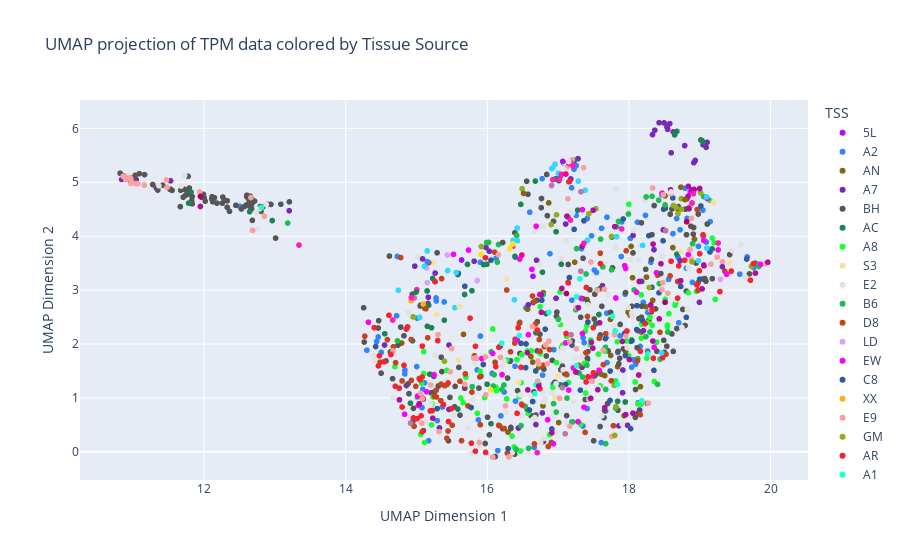

The cell this chart's notebook holds for it:
### Code cell
# Create a unique color map for the 40 classes
unique_classes = umap_df_tpm['TSS'].unique()
custom_color_map = {cls: px.colors.qualitative.Alphabet[i % len(px.colors.qualitative.Alphabet)] 
                    for i, cls in enumerate(unique_classes)}

# Use the viridis palette for categorical data

fig = px.scatter(
    umap_df_tpm,
    x='UMAP1',
    y='UMAP2',
    color='TSS',
    title="UMAP projection of TPM data colored by Tissue Source",
    labels={'UMAP1': 'UMAP Dimension 1', 'UMAP2': 'UMAP Dimension 2'},
    color_discrete_map=custom_color_map
)

fig.show()

### Figure 1 — Plotly figure (JSON) as saved in the notebook; plotly's stock layout.template omitted (floating-point values rounded to 4 significant figures; data arrays with more than 128 entries replaced by an {"elided": "..."} marker saying what was removed)
{"data": [{"hovertemplate": "TSS=5L<br>UMAP Dimension 1=%{x}<br>UMAP Dimension 2=%{y}<extra></extra>", "legendgroup": "5L", "marker": {"color": "#AA0DFE", "symbol": "circle"}, "mode": "markers", "name": "5L", "showlegend": true, "type": "scattergl", "x": [15.64, 16.65], "xaxis": "x", "y": [3.558, 3.257], "yaxis": "y"}, {"hovertemplate": "TSS=A2<br>UMAP Dimension 1=%{x}<br>UMAP Dimension 2=%{y}<extra></extra>", "legendgroup": "A2", "marker": {"color": "#3283FE", "symbol": "circle"}, "mode": "markers", "name": "A2", "showlegend": true, "type": "scattergl", "x": [17.33, 15.0, 17.84, 16.19, 17.68, 18.69, 17.47, 16.39, 19.76, 14.72, 17.26, 17.61, 15.87, 18.98, 17.69, 19.09, 17.41, 15.39, 17.95, 19.57, 18.27, 19.83, 17.26, 17.67, 17.35, 18.56, 17.54, 17.88, 18.07, 16.55, 18.02, 17.37, 16.94, 17.19, 15.28, 14.84, 15.37, 17.69, 17.42, 18.68, 19.15, 18.82, 14.3, 16.66, 15.28, 15.86, 16.33, 16.77, 18.12, 15.11, 17.22, 16.24, 18.2, 18.09, 17.6, 16.93, 18.81, 18.47, 14.46, 17.19, 16.4, 18.23, 17.19, 17.61, 18.9, 18.04, 17.35, 15.09, 18.16, 19.04, 16.15, 18.31, 17.89, 18.62, 16.07, 17.41, 16.12, 16.97, 16.78, 16.89, 18.26, 15.17, 17.51, 14.44, 17.69, 15.29, 19.67, 15.01, 18.72, 15.9, 16.6, 18.79, 15.9, 17.9, 14.84, 14.5, 12.51, 18.7, 15.85, 14.73, 15.08, 18.13], "xaxis": "x", "y": [3.769, 1.582, 1.844, 0.667, 2.135, 3.606, 4.008, 1.589, 3.419, 2.525, 5.31, 4.147, 0.5934, 3.812, 2.572, 3.891, 0.8032, 2.78, 2.925, 3.296, 2.586, 3.456, 4.385, 0.7569, 2.117, 3.199, 3.328, 2.152, 1.706, 2.669, 3.96, 2.026, 1.895, 4.898, 2.854, 1.445, 0.8323, 1.655, 1.714, 4.328, 4.27, 4.33, 1.887, 0.08273, 2.799, 1.52, 1.692, 5.067, 4.261, 1.28, 5.245, 1.11, 2.772, 1.626, 2.171, 1.259, 3.407, 4.766, 2.131, 0.5532, 0.9422, 4.386, 2.814, 0.1717, 3.143, 1.57, 0.4792, 1.162, 1.955, 4.484, 0.02266, 3.516, 3.623, 4.047, 1.456, 4.329, 3.591, 1.274, 1.424, 3.676, 1.869, 0.2066, 3.372, 2.047, 4.352, 0.5794, 3.616, 2.48, 4.119, 2.148, 4.445, 4.888, 3.515, 4.264, 1.514, 1.846, 4.553, 2.394, 1.734, 3.624, 0.8212, 0.9123], "yaxis": "y"}, {"hovertemplate": "TSS=AN<br>UMAP Dimension 1=%{x}<br>UMAP Dimension 2=%{y}<extra></extra>", "legendgroup": "AN", "marker": {"color": "#85660D", "symbol": "circle"}, "mode": "markers", "name": "AN", "showlegend": true, "type": "scattergl", "x": [18.28, 18.05, 17.55, 17.41, 17.74, 16.87, 17.99, 17.46, 18.69, 17.01, 16.57, 16.91, 18.24, 16.79, 18.93, 18.34, 18.51, 16.79, 17.84, 18.62, 16.29, 17.61, 16.46, 14.79, 17.96, 17.51, 16.73, 16.62, 18.73, 18.02, 17.93, 18.16, 17.23, 17.66, 17.74, 16.48, 18.18, 15.66, 16.64], "xaxis": "x", "y": [2.445, 3.231, 3.005, 2.826, 2.458, 4.618, 2.591, 0.9912, 4.508, 0.5425, 2.646, 0.1752, 2.691, 2.954, 3.945, 2.812, 4.749, 0.8523, 1.579, 3.789, 0.3663, 1.437, 2.401, 2.019, 1.853, 1.407, 1.573, 1.767, 4.91, 2.534, 0.6714, 1.209, 3.517, 1.413, 1.789, 0.8833, 2.223, 2.178, 1.664], "yaxis": "y"}, {"hovertemplate": "TSS=A7<br>UMAP Dimension 1=%{x}<br>UMAP Dimension 2=%{y}<extra></extra>", "legendgroup": "A7", "marker": {"color": "#782AB6", "symbol": "circle"}, "mode": "markers", "name": "A7", "showlegend": true, "type": "scattergl", "x": [18.49, 18.79, 17.28, 18.5, 11.04, 18.35, 18.63, 17.98, 15.46, 19.1, 10.93, 18.92, 15.81, 18.55, 14.55, 16.7, 11.33, 11.53, 16.69, 18.32, 17.91, 18.54, 18.94, 18.54, 15.32, 16.97, 19.03, 15.46, 13.2, 17.34, 18.58, 18.54, 19.09, 16.44, 17.63, 17.86, 17.92, 16.58, 15.05, 15.31, 14.98, 15.1, 15.09, 11.0, 18.33, 14.86, 15.98, 17.18, 18.43, 15.26, 18.72, 18.6, 19.05, 15.17, 18.2, 19.0, 16.78, 11.35, 18.15, 10.84, 18.37, 16.33, 15.16, 18.06], "xaxis": "x", "y": [4.117, 5.68, 5.439, 6.101, 5.047, 3.75, 5.935, 0.4927, 0.7875, 5.741, 5.087, 5.363, 3.536, 5.983, 1.981, 3.554, 4.892, 5.027, 0.507, 2.6, 1.096, 6.036, 5.405, 6.056, 0.4436, 2.849, 5.774, 1.981, 4.473, 1.569, 6.088, 6.022, 5.65, 0.4427, 3.081, 0.4829, 1.518, 2.727, 2.706, 1.22, 3.444, 0.9782, 3.578, 5.021, 5.885, 1.231, 3.791, 5.062, 6.104, 3.316, 3.543, 5.547, 5.696, 2.867, 2.248, 2.774, 0.7217, 4.921, 0.7758, 5.053, 5.966, 0.453, 2.752, 4.015], "yaxis": "y"}, {"hovertemplate": "TSS=BH<br>UMAP Dimension 1=%{x}<br>UMAP Dimension 2=%{y}<extra></extra>", "legendgroup": "BH", "marker": {"color": "#565656", "symbol": "circle"}, "mode": "markers", "name": "BH", "showlegend": true, "type": "scattergl", "x": {"elided": "227 float values"}, "xaxis": "x", "y": {"elided": "227 float values"}, "yaxis": "y"}, {"hovertemplate": "TSS=AC<br>UMAP Dimension 1=%{x}<br>UMAP Dimension 2=%{y}<extra></extra>", "legendgroup": "AC", "marker": {"color": "#1C8356", "symbol": "circle"}, "mode": "markers", "name": "AC", "showlegend": true, "type": "scattergl", "x": [16.78, 19.05, 17.14, 18.65, 15.39, 17.53, 15.68, 17.01, 19.02, 15.95, 16.05, 12.96, 16.69, 11.82, 14.55, 15.21, 18.68, 15.26, 15.58, 12.64, 15.17, 15.23, 15.12, 17.76, 16.0, 17.08, 17.58, 15.99, 15.19, 15.15, 17.95, 16.39, 15.15, 17.28, 18.65, 17.04, 15.58, 17.23, 14.91, 16.68, 16.97, 19.18, 15.72, 16.97, 18.68, 16.96, 16.57, 14.94, 17.03, 17.04, 15.78, 16.39, 11.78, 17.84], "xaxis": "x", "y": [3.332, 5.747, 3.143, 5.88, 2.441, 2.376, 2.919, 5.03, 5.785, 3.474, 0.5219, 4.29, 2.209, 4.819, 2.191, 2.302, 5.946, 3.159, 0.7935, 4.456, 2.721, 3.216, 2.663, 3.983, 1.254, 5.36, 2.548, 3.478, 1.441, 2.329, 0.9249, 3.627, 2.985, 4.484, 5.899, 3.479, 3.29, 5.403, 0.903, 5.022, 4.083, 3.764, 3.477, 5.066, 3.666, 5.06, 0.7792, 2.06, 1.241, 5.12, 2.988, 3.613, 4.614, 0.9389], "yaxis": "y"}, {"hovertemplate": "TSS=A8<br>UMAP Dimension 1=%{x}<br>UMAP Dimension 2=%{y}<extra></extra>", "legendgroup": "A8", "marker": {"color": "#16FF32", "symbol": "circle"}, "mode": "markers", "name": "A8", "showlegend": true, "type": "scattergl", "x": [19.14, 18.18, 16.47, 18.84, 17.45, 14.69, 18.04, 18.54, 17.12, 16.13, 18.51, 16.48, 16.27, 15.86, 17.83, 15.7, 16.56, 18.17, 16.45, 16.75, 15.22, 17.81, 18.18, 16.98, 16.93, 16.12, 18.0, 15.9, 17.41, 17.66, 17.37, 15.66, 15.1, 16.88, 17.39, 18.26, 16.49, 16.35, 15.96, 17.32, 17.57, 19.18, 17.59, 18.39, 18.3, 16.42, 17.05, 18.66, 16.62, 18.56, 17.03, 15.1, 16.08, 15.01, 18.65, 18.55, 15.43, 17.4, 17.82, 15.23, 18.09, 17.03, 18.33, 15.06, 19.2, 17.97, 16.38, 18.25, 16.58, 18.96, 15.62, 16.28, 17.46, 18.13, 19.22, 15.21, 18.36, 17.06, 17.39, 15.07, 15.11, 18.18, 17.15, 16.75], "xaxis": "x", "y": [4.664, 2.369, 0.01453, 2.951, 1.984, 1.579, 2.082, 2.319, 2.143, 1.134, 2.828, 1.284, 0.9822, 0.7155, 2.042, 1.385, 1.871, 0.8841, 1.024, 1.823, 0.8913, 1.319, 2.911, 1.655, 1.197, 1.199, 1.783, 1.494, 2.342, 1.866, 1.642, 0.9101, 1.453, 0.3192, 2.242, 2.399, 1.8, 0.2925, 1.008, 0.5111, 1.813, 3.964, 1.225, 2.034, 2.497, 1.711, 1.936, 2.767, 1.871, 2.563, 2.965, 1.858, 2.28, 1.009, 2.718, 2.351, 1.51, 1.64, 1.265, 1.018, 1.296, 2.359, 2.346, 0.3226, 3.877, 2.057, 0.09042, 1.739, 0.7156, 2.976, 0.9988, 1.702, 2.074, 0.8882, 2.828, 0.5008, 1.304, 1.982, 1.09, 1.276, 0.1735, 2.107, 1.286, 2.694], "yaxis": "y"}, {"hovertemplate": "TSS=S3<br>UMAP Dimension 1=%{x}<br>UMAP Dimension 2=%{y}<extra></extra>", "legendgroup": "S3", "marker": {"color": "#F7E1A0", "symbol": "circle"}, "mode": "markers", "name": "S3", "showlegend": true, "type": "scattergl", "x": [16.44, 15.24, 16.96, 15.28, 15.59, 16.27, 17.0, 19.2, 19.42, 18.74], "xaxis": "x", "y": [1.294, 3.505, 1.015, 2.551, 1.704, 3.205, 1.406, 4.625, 3.503, 3.711], "yaxis": "y"}, {"hovertemplate": "TSS=E2<br>UMAP Dimension 1=%{x}<br>UMAP Dimension 2=%{y}<extra></extra>", "legendgroup": "E2", "marker": {"color": "#E2E2E2", "symbol": "circle"}, "mode": "markers", "name": "E2", "showlegend": true, "type": "scattergl", "x": [18.66, 18.75, 16.97, 16.48, 12.79, 15.13, 17.07, 17.74, 17.11, 16.28, 18.05, 17.57, 14.94, 16.21, 11.36, 15.26, 17.24, 18.02, 18.14, 17.0, 17.99, 17.81, 16.78, 14.39, 17.33, 15.52, 10.96, 16.24, 16.59, 12.74, 16.66, 16.35, 17.18, 17.7, 17.66, 17.22, 17.08, 19.65, 16.67, 19.08, 17.2, 17.07, 19.46, 16.75, 16.46, 15.2, 17.82, 16.67, 15.43, 18.47, 17.84, 17.79, 18.49, 16.65, 18.04, 10.91, 17.21, 16.91, 17.9, 11.68, 16.97, 18.2, 19.58, 18.92, 10.93, 14.88, 17.98, 18.23, 15.79, 17.11, 17.04, 18.15, 15.73, 11.16, 16.97, 17.16, 17.62, 16.26, 16.62, 14.43, 16.74, 17.99, 16.92, 18.93, 16.78, 15.82, 15.01, 18.07, 18.82, 17.13, 16.82, 18.83, 16.8, 12.88, 18.84, 14.67, 12.75, 17.42, 16.79, 11.72, 15.89, 16.29, 15.79, 14.42], "xaxis": "x", "y": [2.824, 2.306, 1.262, 0.6809, 4.512, 0.5549, 1.522, 2.176, 5.261, -0.01704, 2.515, 1.198, 0.4633, 1.593, 4.936, 1.784, 1.745, 3.568, 3.559, 2.411, 4.456, 3.791, 1.107, 1.785, 1.754, 0.6764, 5.077, 1.687, -0.01335, 4.43, 0.9262, -0.01715, 5.359, 2.915, 3.491, 0.9354, 5.367, 3.24, 0.6347, 4.02, 4.427, 1.923, 3.734, 0.1695, 1.054, 0.8958, 4.878, 4.092, 1.32, 3.625, 3.996, 2.325, 4.462, 0.6068, 2.573, 5.123, 1.452, 0.6476, 0.5157, 4.931, 4.371, 1.463, 3.842, 4.78, 5.082, 2.58, 1.933, 4.664, 0.9659, 3.911, 3.582, 3.133, 0.4353, 4.966, 0.368, 4.449, 0.6696, 0.731, 1.037, 1.755, 3.467, 2.679, 1.1, 4.844, 4.181, 1.64, 3.626, 4.106, 4.679, 0.5142, 0.9839, 2.642, 0.2509, 4.587, 3.411, 1.014, 4.127, 2.73, 0.9315, 5.123, 0.1163, 0.002583, -0.02101, 1.677], "yaxis": "y"}, {"hovertemplate": "TSS=B6<br>UMAP Dimension 1=%{x}<br>UMAP Dimension 2=%{y}<extra></extra>", "legendgroup": "B6", "marker": {"color": "#1CBE4F", "symbol": "circle"}, "mode": "markers", "name": "B6", "showlegend": true, "type": "scattergl", "x": [16.16, 17.25, 17.81, 17.83, 13.18, 18.24, 14.73, 16.79, 18.24, 15.43, 16.41, 17.67, 18.3, 17.41, 19.83, 17.6, 17.26, 15.79, 17.67, 18.44, 18.42, 17.0, 18.55, 16.54, 16.24, 17.12, 16.02, 18.12, 16.1, 18.43, 19.83, 17.63, 18.33, 16.08, 16.48, 17.75, 16.14, 16.97, 18.07, 16.94, 17.3, 16.42, 19.05, 17.67, 16.21, 17.35, 17.4, 17.13, 17.21, 17.99, 18.9, 17.14, 19.05, 16.06, 17.85, 18.4, 16.58, 15.99], "xaxis": "x", "y": [3.846, 2.636, 0.8095, 4.173, 4.244, 2.137, 2.058, 2.916, 4.728, 1.245, 0.04622, 1.94, 2.223, 1.608, 3.478, 3.946, 3.77, 1.21, 1.158, 1.718, 4.668, 2.46, 2.222, 0.8437, 1.24, 1.428, 3.885, 1.729, 1.43, 3.119, 3.438, 3.431, 4.74, 1.221, 0.4872, 3.376, 3.52, 0.7373, 3.003, 0.8948, 1.464, 4.013, 3.997, 0.1513, 1.158, 1.388, 3.299, 0.9971, 0.5562, 4.411, 3.861, 4.353, 4.736, 1.856, 4.274, 1.251, 0.0677, 3.883], "yaxis": "y"}, {"hovertemplate": "TSS=D8<br>UMAP Dimension 1=%{x}<br>UMAP Dimension 2=%{y}<extra></extra>", "legendgroup": "D8", "marker": {"color": "#C4451C", "symbol": "circle"}, "mode": "markers", "name": "D8", "showlegend": true, "type": "scattergl", "x": [17.64, 15.9, 15.28, 14.27, 15.4, 15.28, 16.17, 18.52, 17.41, 16.24, 18.98, 17.67, 17.38, 17.11, 16.74, 18.96, 16.39, 15.35, 17.6, 19.06, 15.25, 15.61, 17.58, 16.73, 16.79, 14.97, 15.5, 17.78, 16.11, 17.75, 17.96, 14.92, 15.78, 18.98, 16.86, 16.68, 17.39, 16.45, 18.58, 18.69, 15.34, 19.36, 16.88, 16.16, 15.69, 15.09, 18.44, 15.17, 15.16, 18.41, 14.8, 15.73, 14.99, 15.43, 16.28, 15.35, 15.89, 14.93, 14.7, 14.78, 15.45, 15.05, 16.27, 14.49, 16.64, 16.33, 16.81, 16.39, 15.82, 17.29, 15.64, 18.12, 16.67, 16.67, 18.16, 16.1, 14.67, 14.59], "xaxis": "x", "y": [1.617, 0.5021, 1.145, 2.145, 1.227, 1.019, 0.4833, 1.81, 2.511, 0.4334, 2.996, 2.192, 0.3612, 1.44, 1.866, 4.494, 2.088, 1.257, 3.685, 3.468, 1.03, 1.308, 2.106, 2.084, 1.605, 0.4745, 0.4946, 0.485, 1.661, 1.318, 3.729, 2.084, 1.108, 3.141, 0.09962, 2.375, 1.838, 2.385, 3.264, 3.16, 0.9496, 3.349, 1.897, 0.4923, 1.448, 0.9946, 2.218, 3.509, 2.116, 3.278, 1.315, 0.8515, 1.215, 0.2513, -0.026, 3.214, 1.39, 1.326, 1.654, 3.604, 0.3861, 1.335, 3.002, 1.663, 2.891, 1.855, 1.952, 2.018, 1.782, 1.604, 0.207, 1.692, 2.785, 0.1476, 0.6887, 3.704, 1.949, 2.081], "yaxis": "y"}, {"hovertemplate": "TSS=LD<br>UMAP Dimension 1=%{x}<br>UMAP Dimension 2=%{y}<extra></extra>", "legendgroup": "LD", "marker": {"color": "#DEA0FD", "symbol": "circle"}, "mode": "markers", "name": "LD", "showlegend": true, "type": "scattergl", "x": [19.29, 15.15, 16.93, 15.14, 15.44], "xaxis": "x", "y": [3.199, 3.139, 5.28, 3.41, 3.651], "yaxis": "y"}, {"hovertemplate": "TSS=EW<br>UMAP Dimension 1=%{x}<br>UMAP Dimension 2=%{y}<extra></extra>", "legendgroup": "EW", "marker": {"color": "#FE00FA", "symbol": "circle"}, "mode": "markers", "name": "EW", "showlegend": true, "type": "scattergl", "x": [17.96, 15.73, 17.22, 19.26, 15.92, 14.32, 16.42, 17.94, 15.25, 18.32, 15.14, 15.52, 17.47, 17.11, 19.86, 15.02, 19.11, 17.82, 16.21, 17.34, 16.85, 14.83, 18.47, 18.11, 17.34, 17.37, 17.58, 18.87, 17.15, 19.06, 16.93, 18.84, 16.08, 15.03, 17.32, 16.74, 16.46, 18.36, 17.28, 16.69, 18.39, 19.38, 16.58], "xaxis": "x", "y": [3.403, 3.743, 1.556, 3.745, 1.731, 2.405, 2.079, 3.454, 1.431, 2.647, 1.113, 3.663, 1.379, 2.02, 3.478, 1.034, 4.699, 2.854, 1.432, 2.194, 0.5952, 0.6977, 4.798, 2.961, 4.493, 0.8265, 1.514, 4.819, 1.146, 3.92, 0.1502, 3.658, 1.827, 0.8603, 2.846, 2.918, 3.576, 1.94, 0.5596, 4.186, 3.322, 3.295, 2.172], "yaxis": "y"}, {"hovertemplate": "TSS=C8<br>UMAP Dimension 1=%{x}<br>UMAP Dimension 2=%{y}<extra></extra>", "legendgroup": "C8", "marker": {"color": "#325A9B", "symbol": "circle"}, "mode": "markers", "name": "C8", "showlegend": true, "type": "scattergl", "x": [16.47, 17.31, 16.64, 16.91, 17.23, 15.77, 17.67, 19.66, 17.74, 19.02, 16.05, 18.18, 16.77, 18.19, 18.28, 18.62, 16.68, 19.14, 17.95, 18.49, 19.0, 18.48, 18.11, 17.2, 14.42, 17.36, 16.59, 17.94, 18.32, 17.11, 18.43, 16.82, 15.94, 16.55, 18.11, 15.29, 17.73, 16.54, 18.04, 18.02, 16.29, 17.16, 18.73, 17.92, 17.42, 18.35, 15.59, 18.81], "xaxis": "x", "y": [2.012, 1.145, 0.9335, 0.4244, 4.127, 0.8223, 2.1, 3.576, 1.499, 4.56, 3.556, 3.162, 2.812, 2.436, 4.01, 4.709, 1.5, 3.707, 1.786, 4.503, 3.202, 3.915, 2.268, 1.981, 1.953, 4.285, 0.7765, 2.201, 3.051, 1.25, 2.951, 2.275, 1.62, 2.002, 2.712, 0.8017, 0.9529, 1.561, 2.063, 0.431, 0.05914, 3.233, 3.068, 4.319, 2.408, 1.512, 3.309, 2.495], "yaxis": "y"}, {"hovertemplate": "TSS=XX<br>UMAP Dimension 1=%{x}<br>UMAP Dimension 2=%{y}<extra></extra>", "legendgroup": "XX", "marker": {"color": "#FEAF16", "symbol": "circle"}, "mode": "markers", "name": "XX", "showlegend": true, "type": "scattergl", "x": [15.1, 14.92], "xaxis": "x", "y": [2.741, 2.802], "yaxis": "y"}, {"hovertemplate": "TSS=E9<br>UMAP Dimension 1=%{x}<br>UMAP Dimension 2=%{y}<extra></extra>", "legendgroup": "E9", "marker": {"color": "#F8A19F", "symbol": "circle"}, "mode": "markers", "name": "E9", "showlegend": true, "type": "scattergl", "x": [17.02, 16.83, 18.86, 18.87, 18.88, 11.47, 18.6, 17.8, 10.88, 17.48, 18.31, 15.32, 11.48, 17.14, 17.65, 16.71, 15.89, 12.66, 16.7, 17.76, 16.19, 15.81, 17.16, 18.47, 16.16, 11.94, 18.33, 17.26, 10.89, 15.2, 17.43, 17.46, 15.68, 11.04, 18.88, 11.06, 10.97, 17.2, 16.87, 11.16, 10.97, 10.96, 10.86, 15.06, 16.3, 17.56, 17.17, 15.98, 16.71, 19.32, 16.64, 16.73, 15.84, 18.49, 19.93, 14.67, 18.48, 17.64, 15.98, 12.85, 15.48, 18.27, 12.68, 17.96, 15.3, 16.26, 17.14, 15.5, 17.36, 15.08, 16.85, 18.55, 19.16, 17.26, 15.08, 16.08, 19.25], "xaxis": "x", "y": [0.9918, 1.983, 3.755, 4.566, 3.562, 5.044, 4.789, 2.172, 5.106, 1.31, 2.634, 0.3746, 4.908, 5.301, 3.014, 1.683, 0.1743, 4.716, 2.274, 0.2848, 1.753, 1.735, 2.044, 3.007, 3.657, 4.82, 4.895, 1.911, 5.051, 1.24, 0.9734, 3.521, 1.253, 4.977, 4.33, 4.973, 4.979, 5.416, 2.053, 4.946, 5.023, 5.086, 5.111, 1.086, -0.09494, 2.999, 0.4749, 1.762, 1.309, 3.525, 2.325, 1.63, 1.742, 4.77, 3.492, 1.871, 3.141, 1.884, 1.059, 4.37, 1.484, 0.9029, 4.108, 2.151, 2.174, 0.8523, 4.696, 1.915, 5.27, 0.9851, 1.634, 2.943, 3.481, 2.676, 0.5296, -0.1001, 3.613], "yaxis": "y"}, {"hovertemplate": "TSS=GM<br>UMAP Dimension 1=%{x}<br>UMAP Dimension 2=%{y}<extra></extra>", "legendgroup": "GM", "marker": {"color": "#90AD1C", "symbol": "circle"}, "mode": "markers", "name": "GM", "showlegend": true, "type": "scattergl", "x": [18.74, 18.29, 19.73, 16.49, 17.82, 18.67, 18.74, 19.01, 14.95, 17.43, 17.75, 17.79, 17.53, 18.69, 16.9, 15.92, 18.63, 16.98, 17.8, 18.89, 15.4], "xaxis": "x", "y": [4.499, 3.048, 3.443, 4.881, 0.8409, 4.536, 4.694, 4.808, 2.503, 4.415, 3.995, 1.234, 4.509, 4.417, 4.216, 3.809, 4.57, 4.398, 0.3045, 3.525, 1.682], "yaxis": "y"}, {"hovertemplate": "TSS=AR<br>UMAP Dimension 1=%{x}<br>UMAP Dimension 2=%{y}<extra></extra>", "legendgroup": "AR", "marker": {"color": "#F6222E", "symbol": "circle"}, "mode": "markers", "name": "AR", "showlegend": true, "type": "scattergl", "x": [18.69, 18.16, 14.54, 15.38, 15.83, 15.26, 15.3, 14.87, 15.45, 14.64, 17.5, 17.16, 14.48, 15.04, 15.77, 18.33, 15.08, 15.76, 16.74, 18.6, 16.42, 15.5, 15.45, 15.83, 14.46, 17.4, 14.76, 18.23, 14.4, 14.7, 18.96, 15.97, 18.27, 14.82, 17.11, 14.61, 17.97, 17.4, 18.7, 16.44, 19.29, 18.34, 15.22, 15.2, 17.42, 18.79, 16.48, 17.14, 14.86, 16.12, 15.08, 19.0, 15.01, 16.71, 19.05, 18.99, 18.48, 19.72, 19.45, 17.5, 14.96, 15.08, 14.8, 15.98, 19.76, 16.16, 15.07, 16.49, 17.6], "xaxis": "x", "y": [2.851, 1.866, 1.671, 0.8763, 0.01255, 3.156, 2.063, 2.316, 1.277, 1.806, 1.467, 5.013, 1.783, 1.359, 0.1611, 2.629, 0.3748, 2.48, 1.173, 3.535, 0.7146, 0.8043, 0.5625, 1.958, 1.594, 3.048, 1.182, 2.378, 2.305, 1.216, 3.097, 3.599, 1.83, 1.603, 2.195, 2.532, 2.242, 1.296, 3.45, 2.3, 2.972, 1.737, 0.7662, 0.7584, 1.394, 3.555, 1.568, 3.133, 2.277, 1.583, 1.961, 3.675, 0.6171, 2.256, 4.026, 3.359, 1.75, 3.184, 3.353, 2.303, 0.6305, 1.386, 0.8311, -0.00982, 3.491, 1.939, 0.6685, 0.8689, 3.492], "yaxis": "y"}, {"hovertemplate": "TSS=A1<br>UMAP Dimension 1=%{x}<br>UMAP Dimension 2=%{y}<extra></extra>", "legendgroup": "A1", "marker": {"color": "#1CFFCE", "symbol": "circle"}, "mode": "markers", "name": "A1", "showlegend": true, "type": "scattergl", "x": [16.67, 16.69, 17.84, 17.77, 17.26, 16.2, 16.45, 12.81, 17.26, 18.18, 17.31, 18.27, 16.87, 17.81], "xaxis": "x", "y": [1.078, 1.243, 1.248, 2.514, 1.6, 2.016, 2.158, 4.534, 2.879, 0.9475, 3.208, 1.816, 2.587, 2.243], "yaxis": "y"}, {"hovertemplate": "TSS=OL<br>UMAP Dimension 1=%{x}<br>UMAP Dimension 2=%{y}<extra></extra>", "legendgroup": "OL", "marker": {"color": "#2ED9FF", "symbol": "circle"}, "mode": "markers", "name": "OL", "showlegend": true, "type": "scattergl", "x": [17.83, 18.19, 15.04, 18.98, 17.38, 15.56, 14.74, 16.36, 17.29, 19.1, 18.46, 16.42, 16.43, 17.41, 16.38, 16.96, 15.44, 19.1, 17.0, 15.15, 15.54, 16.91, 15.11], "xaxis": "x", "y": [3.991, 3.829, 2.493, 3.545, 4.851, 3.327, 2.997, 3.922, 5.021, 3.778, 1.835, 4.152, 3.917, 3.922, 2.819, 5.335, 3.362, 4.729, 5.166, 3.727, 2.673, 5.254, 3.443], "yaxis": "y"}, {"hovertemplate": "TSS=AO<br>UMAP Dimension 1=%{x}<br>UMAP Dimension 2=%{y}<extra></extra>", "legendgroup": "AO", "marker": {"color": "#B10DA1", "symbol": "circle"}, "mode": "markers", "name": "AO", "showlegend": true, "type": "scattergl", "x": [11.95, 18.34, 18.31, 18.06, 16.57, 16.91, 17.91, 17.47, 19.96, 17.29, 18.89, 17.25, 17.95, 15.23, 17.46, 17.8, 18.81, 18.01, 17.05, 19.79, 19.0, 15.04, 18.84, 16.57, 16.73, 17.66, 18.73, 17.59, 17.5, 16.76, 19.06, 16.76, 18.45, 18.59, 18.43, 17.12, 18.84, 17.56, 18.15, 18.34, 18.84, 17.49, 19.03, 14.76, 18.14, 18.92, 17.34], "xaxis": "x", "y": [4.551, 3.853, 2.726, 0.7182, 1.839, 0.3548, 2.048, 2.034, 3.517, 2.673, 4.86, 1.48, 0.6907, 0.6237, 0.9939, 4.177, 4.692, 1.713, 3.031, 3.316, 4.885, 0.8919, 4.924, 1.149, 1.22, 0.8191, 3.174, 2.394, 4.481, 2.915, 3.451, 2.588, 3.489, 4.86, 2.467, 4.372, 4.737, 1.151, 3.161, 2.055, 4.521, 1.923, 3.022, 0.9649, 1.425, 4.869, 3.812], "yaxis": "y"}, {"hovertemplate": "TSS=AQ<br>UMAP Dimension 1=%{x}<br>UMAP Dimension 2=%{y}<extra></extra>", "legendgroup": "AQ", "marker": {"color": "#C075A6", "symbol": "circle"}, "mode": "markers", "name": "AQ", "showlegend": true, "type": "scattergl", "x": [17.1, 17.18, 14.97, 17.32, 17.06, 14.92, 17.32, 16.91, 18.52], "xaxis": "x", "y": [0.3344, 2.174, 2.853, 4.824, 1.189, 0.5326, 3.35, 4.94, 4.104], "yaxis": "y"}, {"hovertemplate": "TSS=LL<br>UMAP Dimension 1=%{x}<br>UMAP Dimension 2=%{y}<extra></extra>", "legendgroup": "LL", "marker": {"color": "#FC1CBF", "symbol": "circle"}, "mode": "markers", "name": "LL", "showlegend": true, "type": "scattergl", "x": [17.15, 17.17, 13.34, 16.7, 17.36, 17.9, 18.91, 17.02, 15.0, 14.93, 18.89, 17.18, 16.93, 14.66, 19.26, 17.16, 17.05, 17.21, 16.36], "xaxis": "x", "y": [5.371, 4.299, 3.835, -0.01446, 3.868, 4.135, 4.787, 5.05, 3.007, 2.861, 4.616, 5.371, 5.048, 2.445, 3.873, 5.345, 5.148, 5.305, 3.813], "yaxis": "y"}, {"hovertemplate": "TSS=GI<br>UMAP Dimension 1=%{x}<br>UMAP Dimension 2=%{y}<extra></extra>", "legendgroup": "GI", "marker": {"color": "#B00068", "symbol": "circle"}, "mode": "markers", "name": "GI", "showlegend": true, "type": "scattergl", "x": [18.82, 18.51, 11.95, 17.12], "xaxis": "x", "y": [4.268, 2.774, 4.738, 2.937], "yaxis": "y"}, {"hovertemplate": "TSS=3C<br>UMAP Dimension 1=%{x}<br>UMAP Dimension 2=%{y}<extra></extra>", "legendgroup": "3C", "marker": {"color": "#FBE426", "symbol": "circle"}, "mode": "markers", "name": "3C", "showlegend": true, "type": "scattergl", "x": [16.36, 16.32, 16.05, 15.91], "xaxis": "x", "y": [3.855, 3.768, 1.149, 3.665], "yaxis": "y"}, {"hovertemplate": "TSS=Z7<br>UMAP Dimension 1=%{x}<br>UMAP Dimension 2=%{y}<extra></extra>", "legendgroup": "Z7", "marker": {"color": "#FA0087", "symbol": "circle"}, "mode": "markers", "name": "Z7", "showlegend": true, "type": "scattergl", "x": [17.11, 16.49], "xaxis": "x", "y": [5.153, 3.65], "yaxis": "y"}, {"hovertemplate": "TSS=V7<br>UMAP Dimension 1=%{x}<br>UMAP Dimension 2=%{y}<extra></extra>", "legendgroup": "V7", "marker": {"color": "#AA0DFE", "symbol": "circle"}, "mode": "markers", "name": "V7", "showlegend": true, "type": "scattergl", "x": [17.07], "xaxis": "x", "y": [5.387], "yaxis": "y"}, {"hovertemplate": "TSS=W8<br>UMAP Dimension 1=%{x}<br>UMAP Dimension 2=%{y}<extra></extra>", "legendgroup": "W8", "marker": {"color": "#3283FE", "symbol": "circle"}, "mode": "markers", "name": "W8", "showlegend": true, "type": "scattergl", "x": [15.15], "xaxis": "x", "y": [3.526], "yaxis": "y"}, {"hovertemplate": "TSS=PL<br>UMAP Dimension 1=%{x}<br>UMAP Dimension 2=%{y}<extra></extra>", "legendgroup": "PL", "marker": {"color": "#85660D", "symbol": "circle"}, "mode": "markers", "name": "PL", "showlegend": true, "type": "scattergl", "x": [18.79, 16.51, 18.25, 18.03], "xaxis": "x", "y": [4.679, 4.794, 3.241, 3.811], "yaxis": "y"}, {"hovertemplate": "TSS=PE<br>UMAP Dimension 1=%{x}<br>UMAP Dimension 2=%{y}<extra></extra>", "legendgroup": "PE", "marker": {"color": "#782AB6", "symbol": "circle"}, "mode": "markers", "name": "PE", "showlegend": true, "type": "scattergl", "x": [17.11, 19.32, 16.03], "xaxis": "x", "y": [4.226, 3.434, 3.721], "yaxis": "y"}, {"hovertemplate": "TSS=JL<br>UMAP Dimension 1=%{x}<br>UMAP Dimension 2=%{y}<extra></extra>", "legendgroup": "JL", "marker": {"color": "#565656", "symbol": "circle"}, "mode": "markers", "name": "JL", "showlegend": true, "type": "scattergl", "x": [18.45, 16.22], "xaxis": "x", "y": [3.307, 3.883], "yaxis": "y"}, {"hovertemplate": "TSS=HN<br>UMAP Dimension 1=%{x}<br>UMAP Dimension 2=%{y}<extra></extra>", "legendgroup": "HN", "marker": {"color": "#1C8356", "symbol": "circle"}, "mode": "markers", "name": "HN", "showlegend": true, "type": "scattergl", "x": [16.47, 14.99], "xaxis": "x", "y": [4.59, 2.962], "yaxis": "y"}, {"hovertemplate": "TSS=UL<br>UMAP Dimension 1=%{x}<br>UMAP Dimension 2=%{y}<extra></extra>", "legendgroup": "UL", "marker": {"color": "#16FF32", "symbol": "circle"}, "mode": "markers", "name": "UL", "showlegend": true, "type": "scattergl", "x": [18.0], "xaxis": "x", "y": [4.591], "yaxis": "y"}, {"hovertemplate": "TSS=4H<br>UMAP Dimension 1=%{x}<br>UMAP Dimension 2=%{y}<extra></extra>", "legendgroup": "4H", "marker": {"color": "#F7E1A0", "symbol": "circle"}, "mode": "markers", "name": "4H", "showlegend": true, "type": "scattergl", "x": [15.61], "xaxis": "x", "y": [2.693], "yaxis": "y"}, {"hovertemplate": "TSS=WT<br>UMAP Dimension 1=%{x}<br>UMAP Dimension 2=%{y}<extra></extra>", "legendgroup": "WT", "marker": {"color": "#E2E2E2", "symbol": "circle"}, "mode": "markers", "name": "WT", "showlegend": true, "type": "scattergl", "x": [18.6, 17.15], "xaxis": "x", "y": [4.822, 5.386], "yaxis": "y"}, {"hovertemplate": "TSS=UU<br>UMAP Dimension 1=%{x}<br>UMAP Dimension 2=%{y}<extra></extra>", "legendgroup": "UU", "marker": {"color": "#1CBE4F", "symbol": "circle"}, "mode": "markers", "name": "UU", "showlegend": true, "type": "scattergl", "x": [18.51], "xaxis": "x", "y": [4.581], "yaxis": "y"}, {"hovertemplate": "TSS=MS<br>UMAP Dimension 1=%{x}<br>UMAP Dimension 2=%{y}<extra></extra>", "legendgroup": "MS", "marker": {"color": "#C4451C", "symbol": "circle"}, "mode": "markers", "name": "MS", "showlegend": true, "type": "scattergl", "x": [15.13], "xaxis": "x", "y": [2.654], "yaxis": "y"}, {"hovertemplate": "TSS=LQ<br>UMAP Dimension 1=%{x}<br>UMAP Dimension 2=%{y}<extra></extra>", "legendgroup": "LQ", "marker": {"color": "#DEA0FD", "symbol": "circle"}, "mode": "markers", "name": "LQ", "showlegend": true, "type": "scattergl", "x": [15.86], "xaxis": "x", "y": [3.177], "yaxis": "y"}, {"hovertemplate": "TSS=5T<br>UMAP Dimension 1=%{x}<br>UMAP Dimension 2=%{y}<extra></extra>", "legendgroup": "5T", "marker": {"color": "#FE00FA", "symbol": "circle"}, "mode": "markers", "name": "5T", "showlegend": true, "type": "scattergl", "x": [16.63], "xaxis": "x", "y": [3.384], "yaxis": "y"}, {"hovertemplate": "TSS=OK<br>UMAP Dimension 1=%{x}<br>UMAP Dimension 2=%{y}<extra></extra>", "legendgroup": "OK", "marker": {"color": "#325A9B", "symbol": "circle"}, "mode": "markers", "name": "OK", "showlegend": true, "type": "scattergl", "x": [15.68], "xaxis": "x", "y": [3.071], "yaxis": "y"}], "layout": {"legend": {"title": {"text": "TSS"}, "tracegroupgap": 0}, "title": {"text": "UMAP projection of TPM data colored by Tissue Source"}, "xaxis": {"anchor": "y", "domain": [0, 1], "title": {"text": "UMAP Dimension 1"}}, "yaxis": {"anchor": "x", "domain": [0, 1], "title": {"text": "UMAP Dimension 2"}}}}
